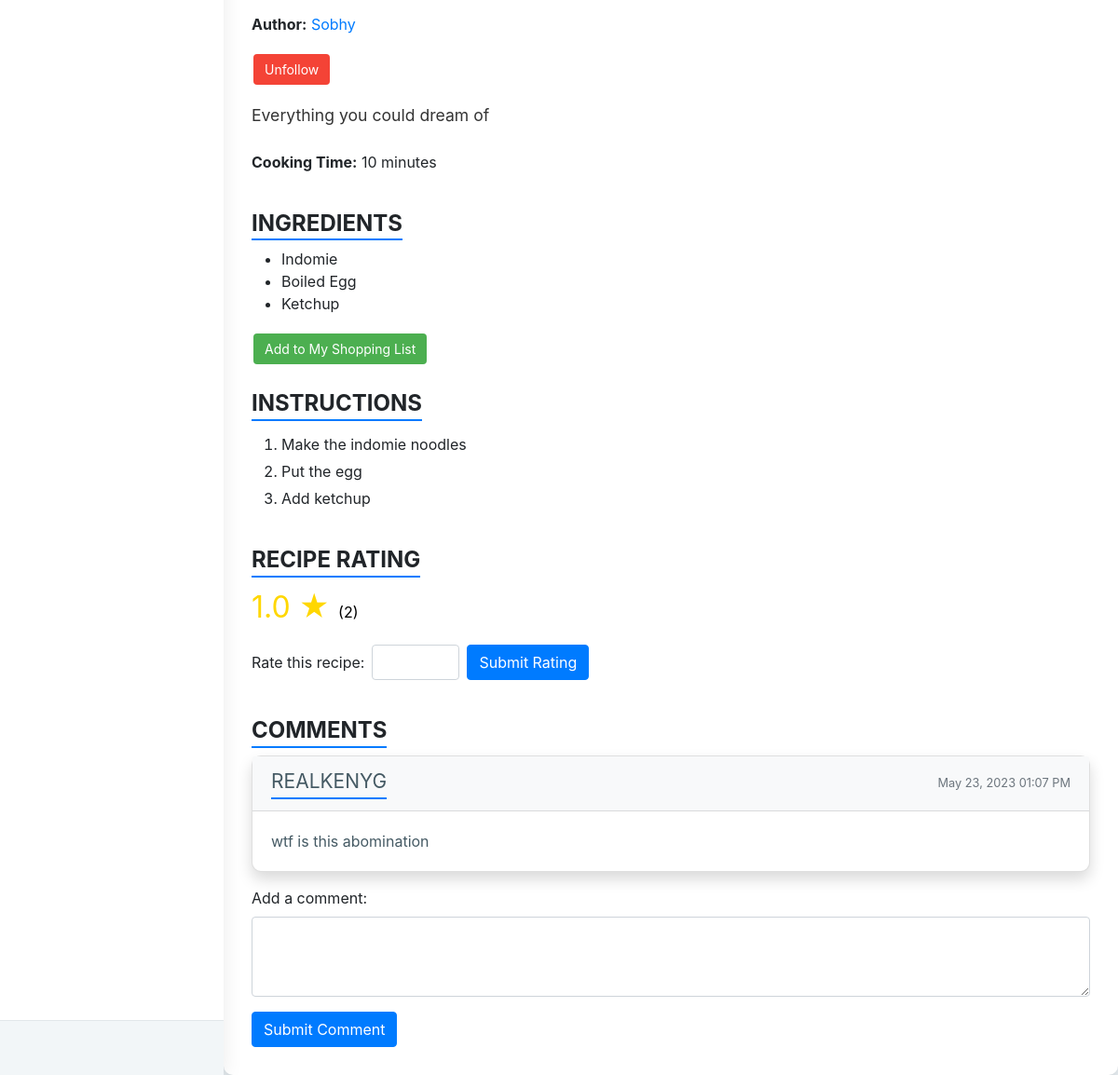
The app's page /recipe/3 (signed in, lower part), older data.
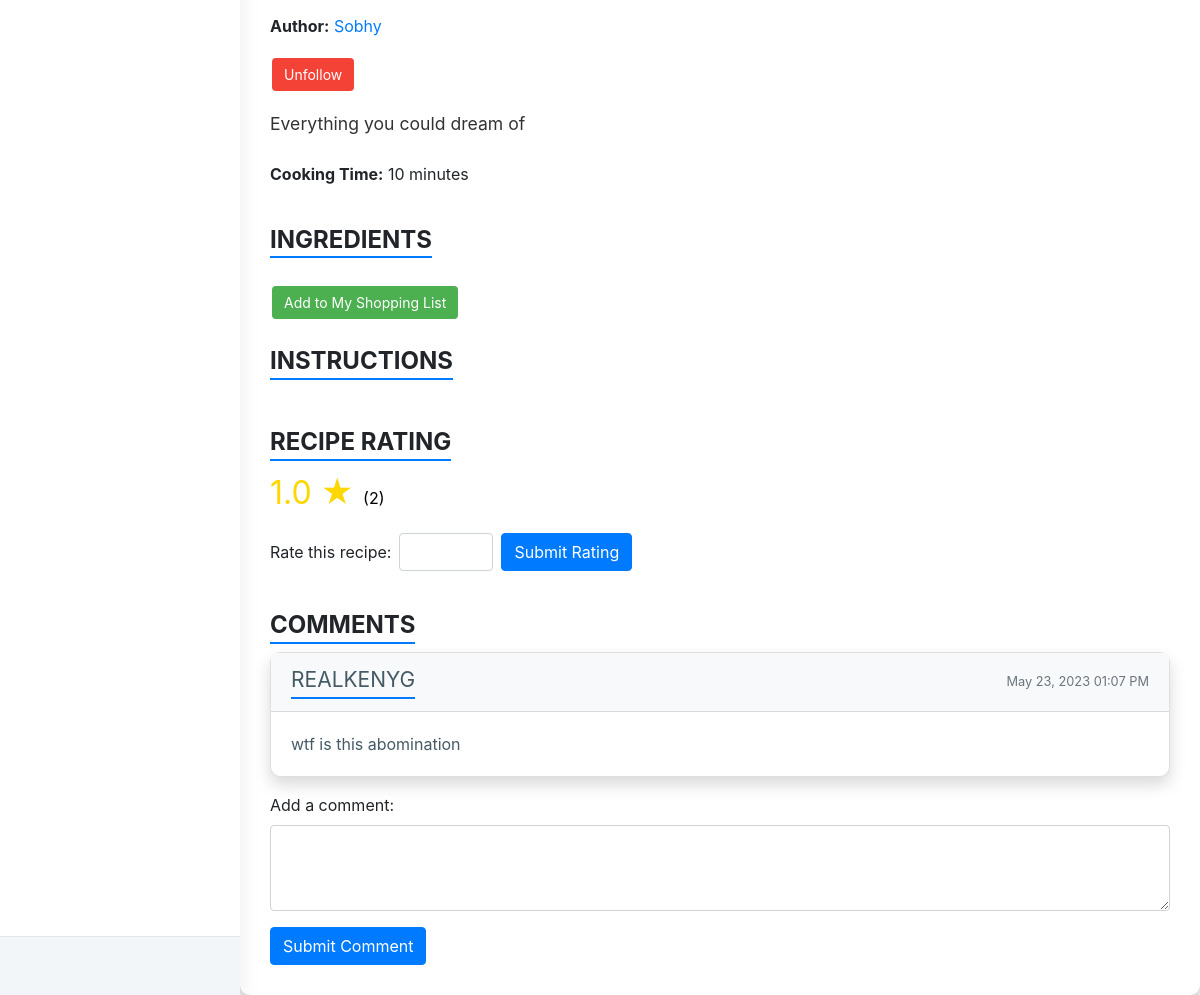
The same page, newer data.
### apps/authentication/models.py (models this page shows, shortened)
class Ingredient(db.Model):
    id = db.Column(db.Integer, primary_key=True)
    name = db.Column(db.String(64), unique=False, nullable=False)
    recipe_id = db.Column(db.Integer, db.ForeignKey('recipe.id'), nullable=False)

class Instruction(db.Model):
    id = db.Column(db.Integer, primary_key=True)
    method = db.Column(db.String(), unique=False, nullable=False)
    recipe_id = db.Column(db.Integer, db.ForeignKey('recipe.id'), nullable=False)

class User(db.Model, UserMixin):
    id = db.Column(db.Integer, primary_key=True)
    username = db.Column(db.String(64), unique=True)
    email = db.Column(db.String(64), unique=True)
    password = db.Column(db.LargeBinary)
    recipes = db.relationship('Recipe', backref='user')
    ratings = db.relationship('Rating', backref='user')
    comments = db.relationship('Comment', backref='user')
    profile = db.relationship("UserProfile", uselist=False, back_populates="user")
    activities = db.relationship('UserActivity', back_populates='user', lazy=True)
    followers = db.relationship('Follow', foreign_keys=[Follow.followed_id], back_populates='followed', lazy='dynamic', cascade='all, delete-orphan')
    following = db.relationship('Follow', foreign_keys=[Follow.follower_id], back_populates='follower', lazy='dynamic', cascade='all, delete-orphan')
    shopping_list = db.relationship('ShoppingList', backref='user', lazy=True, cascade='all, delete-orphan')
    meal_plan = db.relationship('MealPlan', backref='user', lazy=True, cascade='all, delete-orphan')
    def __repr__(self):
        return str(self.username)

class Comment(db.Model):
    id = db.Column(db.Integer, primary_key=True)
    content = db.Column(db.Text, nullable=False)
    timestamp = db.Column(db.DateTime, default=datetime.now)
    user_id = db.Column(db.Integer, db.ForeignKey('user.id'), nullable=False)
    recipe_id = db.Column(db.Integer, db.ForeignKey('recipe.id'), nullable=False)
    timestamp = db.Column(db.DateTime, default=datetime.now)
    activities = db.relationship('UserActivity', back_populates='comment', lazy=True)

### apps/home/routes.py (the view)
@blueprint.route('/recipe/<int:recipe_id>')
@login_required
def recipe_details(recipe_id):
    recipe = Recipe.query.get(recipe_id)
    instructions = Instruction.query.filter_by(recipe_id=recipe_id).all()
    ingredients = Ingredient.query.filter_by(recipe_id=recipe_id).all()
    author = User.query.get(recipe.user_id)
    user = User.query.get(current_user.id)
    rates = Rating.query.filter_by(recipe_id=recipe_id).all()
    if rates == []:
        avg_rate = None
    else:
        sum = 0
        for rate in rates:
            sum += rate.rating
        avg_rate = sum/len(rates)
    user_rating = Rating.query.filter_by(user_id=current_user.id, recipe_id=recipe_id).first()
    if user_rating:
        isRated = True
    else: isRated = False
    comments = Comment.query.filter_by(recipe_id=recipe_id).all()
    def get_username(user_id):
        user = User.query.get(user_id)
        if user:
            return user.username
        else:
            return None
    comments_with_usernames = []
    for comment in comments:
        username = get_username(comment.user_id)
        comments_with_usernames.append({
            'username': username,
            'content': comment.content,
            'timestamp': comment.timestamp
        })
    isFollowing = Follow.query.filter_by(follower_id=current_user.id, followed_id=author.id).first()
    return render_template('home/recipe_detail.html', recipe=recipe, instructions = instructions,
                            ingredients = ingredients, author = author, rating = avg_rate, isRated=isRated,
                              comments = comments_with_usernames, user = user, rate_count = len(rates), isFollowing=isFollowing)

### apps/__init__.py (called while the page is built)
def configure_database(app):
    @app.before_first_request
    def initialize_database():
        db.create_all()
    @app.teardown_request
    def shutdown_session(exception=None):
        db.session.remove()

### apps/authentication/models.py (called while the page is built)
@login_manager.user_loader
def user_loader(id):
    return User.query.filter_by(id=id).first()

### apps/templates/home/recipe_detail.html (shortened to what this page needs)
{% extends '/layouts/base.html' %}
{% block content %}
<head>
  <link rel="stylesheet" href="https://maxcdn.bootstrapcdn.com/bootstrap/4.5.2/css/bootstrap.min.css">
  <link rel="stylesheet" href="{{ url_for('static', filename='assets/css/custom.css') }}" />
</head>
<body>
  <div class="container mt-4">
    <p><strong>Author:</strong> <a href="{{ url_for('home_blueprint.user_profile', username=author) }}">{{ author }}</a></p>
      {% if recipe.user_id == user.id %}
      <span>(You)</span>
      {% elif isFollowing %}
      <form action="/unfollow_author" method="POST" style="display: inline;">
          <button type="submit" class="unfollow-btn">Unfollow</button>
      </form>
      {% endif %}
    <p class="description">{{ recipe.description }}</p>
    <p><strong>Cooking Time:</strong> {{ recipe.cooking_time }} minutes</p>
    <h4 class="section-title">Ingredients</h4>
    <ul>
      {% for ingredient in ingredients %}
        <li>{{ ingredient.name }}</li>
      {% endfor %}
    </ul>
    <form id="shopping-list-form" action="/add_to_shopping_list" method="POST">
      <button id="add-to-shopping-list-btn" type="submit" class="add-to-shopping-list-btn">Add to My Shopping List</button>
    </form>
    <h4 class="section-title">Instructions</h4>
    <ol>
      {% for instruction in instructions %}
        <li>{{ instruction.method }}</li>
      {% endfor %}
    </ol>
    <h4 class="section-title">Recipe Rating</h4>
    {% if rating %}
    <p class="rating">{{ rating }} &#9733; <span class="rate-count"> ({{ rate_count }})</span></p>
    {% else %}
      <p class="rating">No ratings yet</p>
    {% endif %}
    {% if isRated %}
      <p>You have already rated this recipe.</p>
    {% else %}
    <form action="rate_recipe" method="POST">
      <div class="form-group form-inline">
        <label for="rating" class="mr-2">Rate this recipe:</label>
        <input type="number" class="form-control mr-2" id="rating" name="rating" min="1" max="5" step="1">
        <button type="submit" class="btn btn-primary">Submit Rating</button>
      </div>
    </form>
    {% endif %}
    <h4 class="section-title">Comments</h4>
    {% for comment in comments %}
    <div class="card mb-3">
        <div class="card-header bg-light">
            <div class="d-flex justify-content-between align-items-center">
                <h5 class="card-title mb-0">{{ comment.username }}</h5>
                <small class="text-muted">{{ comment.timestamp.strftime('%B %d, %Y %I:%M %p') }}</small>
            </div>
        </div>
        <div class="card-body">
            <p class="card-text">{{ comment.content }}</p>
        </div>
    </div>
    {% endfor %}
    <form action="submit_comment" method="POST">
      <div class="form-group">
        <label for="comment">Add a comment:</label>
        <textarea class="form-control" id="comment" name="comment" rows="3"></textarea>
      </div>
      <button type="submit" class="btn btn-primary">Submit Comment</button>
    </form>
  </div>
</body>
{% endblock %}

Row changes from the older to the newer data that the page shows:
removed Ingredient: name "Indomie"
removed Ingredient: name "Boiled Egg"
removed Ingredient: name "Ketchup"
removed Instruction: method "Make the indomie noodles"
removed Instruction: method "Put the egg"
removed Instruction: method "Add ketchup"
